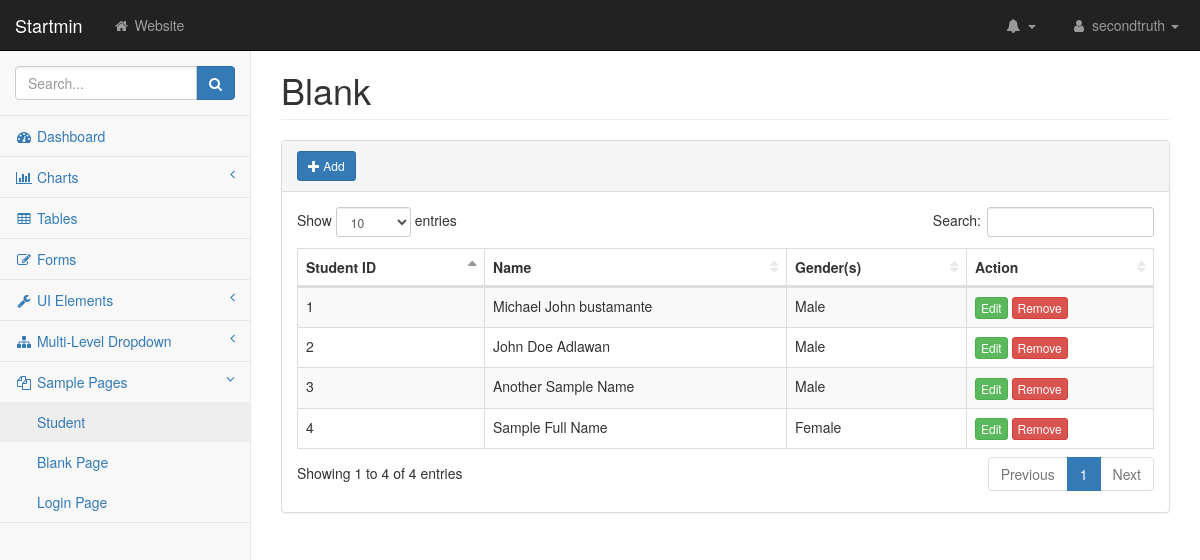
/Leomark/pages/student-table.php, run on the app's committed database.
### tables this page shows
CREATE TABLE `tbl_students` (
  `s_id` int(20) NOT NULL,
  `s_name` varchar(50) NOT NULL,
  `s_gender` varchar(50) NOT NULL,
  `s_status` varchar(50) NOT NULL
);

### Leomark/pages/student-table.php (the view, shortened to what this page needs)
<?php
    include("../templates/header.php");
?>
<div class="row">
    <div class="col-lg-12">
        <h1 class="page-header">Blank</h1>
        <div class="panel panel-default">
            <div class="panel-heading">
                <a href="" class="btn btn-primary btn-sm" data-toggle="modal" data-target="#myModal"><i class="glyphicon glyphicon-plus"></i> Add</a>
            </div>
            <div class="panel-body">
                <div class="table-responsive">
                        <table class="table table-striped table-bordered table-hover" id="dataTables-example">
                            <thead>
                                <tr>
                                    <th>Student ID</th>
                                    <th>Name</th>
                                    <th>Gender(s)</th>
                                    <th>Action</th>
                                </tr>
                            </thead>
                            <tbody>
                            <?php
                        $database = new Connection();
                        $db = $database->open();
                        try{
                            $sql = 'SELECT * FROM tbl_students';
                            foreach ($db->query($sql) as $row) {
                            ?>
                                <tr>
                                    <td><?php echo $row["s_id"]?></td>
                                    <td><?php echo $row["s_name"]?></td>
                                    <td><?php echo $row["s_gender"]?></td>
                                    <td>
                                        <a href="#edit_<?php echo $row['s_id'];?>" class="btn btn-success btn-xs" data-toggle="modal">Edit</a>
                                        <a href="#delete_<?php echo $row['s_id'];?>" class="btn btn-danger btn-xs" data-toggle="modal">Remove</a>
                                    </td>
                                </tr>
                                <?php
                            }
                        }
                        catch(PDOException $e){
                            echo "There is some problem in connection: " . $e->getMessage();
                        }
                    ?>
                            </tbody>
                        </table>
                    </div>
            </div>
        </div>
    </div>
</div>
<?php
    include("../templates/footer.php");
?>

### Leomark/templates/header.php (shortened to what this page needs)
<!DOCTYPE html>
<html lang="en">
    <head>
        <link href="../css/bootstrap.min.css" rel="stylesheet">
        <link href="../css/metisMenu.min.css" rel="stylesheet">
        <link href="../css/dataTables/dataTables.bootstrap.css" rel="stylesheet">
        <link href="../css/dataTables/dataTables.responsive.css" rel="stylesheet">
        <link href="../css/startmin.css" rel="stylesheet">
        <link href="../css/font-awesome.min.css" rel="stylesheet" type="text/css">
    </head>
    <body>
        <div id="wrapper">
            <nav class="navbar navbar-inverse navbar-fixed-top" role="navigation">
                <div class="navbar-header">
                    <a class="navbar-brand" href="index.php">Startmin</a>
                </div>
                <ul class="nav navbar-nav navbar-left navbar-top-links">
                    <li><a href="#"><i class="fa fa-home fa-fw"></i> Website</a></li>
                </ul>
                <ul class="nav navbar-right navbar-top-links">
                    <li class="dropdown navbar-inverse">
                        <a class="dropdown-toggle" data-toggle="dropdown" href="#">
                            <i class="fa fa-bell fa-fw"></i> <b class="caret"></b>
                        </a>
                    </li>
                    <li class="dropdown">
                        <a class="dropdown-toggle" data-toggle="dropdown" href="#">
                            <i class="fa fa-user fa-fw"></i> secondtruth <b class="caret"></b>
                        </a>
                    </li>
                </ul>
                <div class="navbar-default sidebar" role="navigation">
                    <div class="sidebar-nav navbar-collapse">
                        <ul class="nav" id="side-menu">
                            <li class="sidebar-search">
                                <div class="input-group custom-search-form">
                                    <input type="text" class="form-control" placeholder="Search...">
                                    <span class="input-group-btn">
                                        <button class="btn btn-primary" type="button">
                                            <i class="fa fa-search"></i>
                                        </button>
                                </span>
                                </div>
                            </li>
                            <li>
                                <a href="../pages/index.php"><i class="fa fa-dashboard fa-fw"></i> Dashboard</a>
                            </li>
                            <li>
                                <a href="#"><i class="fa fa-bar-chart-o fa-fw"></i> Charts<span class="fa arrow"></span></a>
                            </li>
                            <li>
                                <a href="../pages/tables.php"><i class="fa fa-table fa-fw"></i> Tables</a>
                            </li>
                            <li>
                                <a href="../pages/forms.php"><i class="fa fa-edit fa-fw"></i> Forms</a>
                            </li>
                            <li>
                                <a href="#"><i class="fa fa-wrench fa-fw"></i> UI Elements<span class="fa arrow"></span></a>
                            </li>
                            <li>
                                <a href="#"><i class="fa fa-sitemap fa-fw"></i> Multi-Level Dropdown<span class="fa arrow"></span></a>
                            </li>
                            <li>
                                <a href="#"><i class="fa fa-files-o fa-fw"></i> Sample Pages<span class="fa arrow"></span></a>
                                <ul class="nav nav-second-level">
                                    <li>
                                        <a href="../pages/student-table.php">Student</a>
                                    </li>
                                    <li>
                                        <a href="../pages/blank.php">Blank Page</a>
                                    </li>
                                    <li>
                                        <a href="../pages/login.php">Login Page</a>
                                    </li>
                                </ul>
                            </li>
                        </ul>
                    </div>
                </div>
            </nav>
            <div id="page-wrapper">
                <div class="container-fluid">

### Leomark/templates/footer.php (shortened to what this page needs)
</div>
            </div>
        </div>
    </body>
</html>

### Leomark/css/startmin.css (style rules this page uses)
body { background-color: #f8f8f8; }
#wrapper { width: 100%; }
#page-wrapper { padding-top: 30px; min-height: 568px; background-color: #fff; }
@media (min-width:768px) { #page-wrapper { position: inherit; margin-left: 250px; padding: 30px 15px 0 15px; border-left: 1px solid #e7e7e7; } }
.navbar-header { float: left; }
.navbar-left { float: left; }
.navbar-right { text-align: right; }
.navbar-top-links { margin: 0; }
.navbar-top-links li { display: inline-block; }
.navbar-top-links li:last-child { margin-right: 6px; }
.navbar-top-links li a { padding: 15px; min-height: 50px; }
.navbar-top-links>li>a { color: #999; }
.sidebar .sidebar-nav.navbar-collapse { padding-right: 0; padding-left: 0; }
.sidebar .sidebar-search { padding: 15px; }
.sidebar ul li { border-bottom: 1px solid #e7e7e7; }
.sidebar ul li a.active { background-color: #eee; }
.sidebar .arrow { float: right; }
.sidebar .fa.arrow:before { content: "\f104"; }
.sidebar .active>a>.fa.arrow:before { content: "\f107"; }
.sidebar .nav-second-level li, .sidebar .nav-third-level li { border-bottom: 0!important; }
.sidebar .nav-second-level li a { padding-left: 37px; }
@media (min-width:768px) { .sidebar { z-index: 1; position: absolute; width: 250px; margin-top: 51px; } }
table.dataTable thead .sorting, table.dataTable thead .sorting_asc, table.dataTable thead .sorting_desc, table.dataTable thead .sorting_asc_disabled, table.dataTable thead .sorting_desc_disabled { background: 0 0; }
table.dataTable thead .sorting_asc:after { content: "\f0de"; float: right; font-family: fontawesome; }
table.dataTable thead .sorting:after { content: "\f0dc"; float: right; font-family: fontawesome; color: rgba(50,50,50,.5); }

### data on the page
tbl_students: s_id "1", s_name "Michael John bustamante", s_gender "Male"
tbl_students: s_id "2", s_name "John Doe Adlawan", s_gender "Male"
tbl_students: s_id "3", s_name "Another Sample Name", s_gender "Male"
tbl_students: s_id "4", s_name "Sample Full Name", s_gender "Female"
